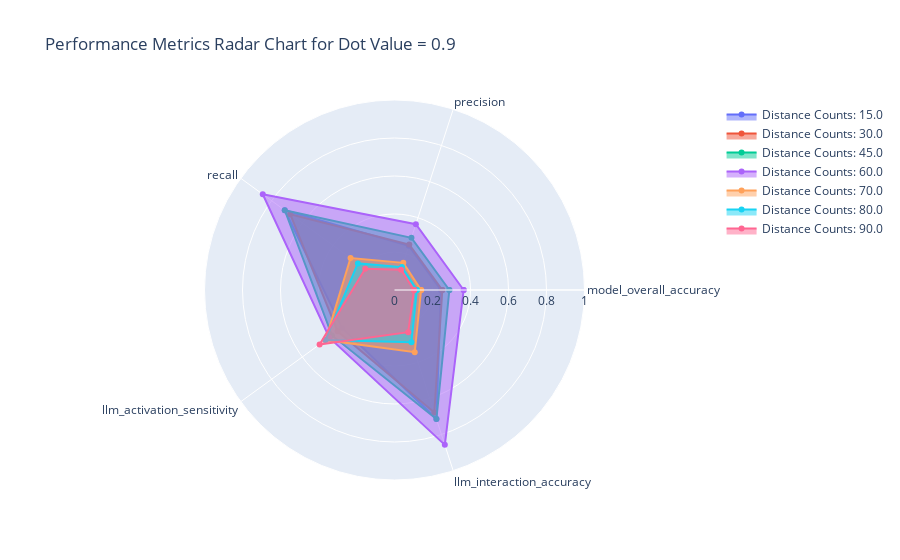

The notebook cell saved with this chart:
### Markdown cell above
# Interactive Radar (Spider) Charts

While neither Plotly nor Bokeh natively support radar charts as straightforwardly as other plot types, Plotly offers a way to create them using scatterpolar.

a. Plotly Radar Chart

*Purpose*: Compare multiple performance metrics across different parameter settings.

### Code cell
# Select a specific dot_value or distance_counts to compare metrics
# For illustration, we'll compare metrics at different distance_counts for a fixed dot_value

dot_val = 0.9
metrics_subset = df[df['dot_value'] == dot_val].groupby('distance_counts').mean().reset_index()

categories = ['model_overall_accuracy', 'precision', 'recall', 'llm_activation_sensitivity', 'llm_interaction_accuracy']

fig = go.Figure()

for _, row in metrics_subset.iterrows():
    values = row[categories].tolist()
    values += values[:1]  # Complete the loop
    fig.add_trace(go.Scatterpolar(
        r=values,
        theta=categories + [categories[0]],
        fill='toself',
        name=f'Distance Counts: {row["distance_counts"]}'
    ))

fig.update_layout(
    polar=dict(
        radialaxis=dict(
            visible=True,
            range=[0, 1]
        )
    ),
    title=f'Performance Metrics Radar Chart for Dot Value = {dot_val}',
    showlegend=True
)

fig.show()

### Figure 1 — Plotly figure (JSON) as saved in the notebook; plotly's stock layout.template omitted (floating-point values rounded to 4 significant figures)
{"data": [{"fill": "toself", "name": "Distance Counts: 15.0", "r": [0.2442, 0.2442, 0.714, 0.3402, 0.714, 0.2442], "theta": ["model_overall_accuracy", "precision", "recall", "llm_activation_sensitivity", "llm_interaction_accuracy", "model_overall_accuracy"], "type": "scatterpolar"}, {"fill": "toself", "name": "Distance Counts: 30.0", "r": [0.2518, 0.2518, 0.6783, 0.37, 0.6783, 0.2518], "theta": ["model_overall_accuracy", "precision", "recall", "llm_activation_sensitivity", "llm_interaction_accuracy", "model_overall_accuracy"], "type": "scatterpolar"}, {"fill": "toself", "name": "Distance Counts: 45.0", "r": [0.2888, 0.2888, 0.714, 0.407, 0.714, 0.2888], "theta": ["model_overall_accuracy", "precision", "recall", "llm_activation_sensitivity", "llm_interaction_accuracy", "model_overall_accuracy"], "type": "scatterpolar"}, {"fill": "toself", "name": "Distance Counts: 60.0", "r": [0.364, 0.364, 0.857, 0.425, 0.857, 0.364], "theta": ["model_overall_accuracy", "precision", "recall", "llm_activation_sensitivity", "llm_interaction_accuracy", "model_overall_accuracy"], "type": "scatterpolar"}, {"fill": "toself", "name": "Distance Counts: 70.0", "r": [0.14, 0.1503, 0.286, 0.4487, 0.3443, 0.14], "theta": ["model_overall_accuracy", "precision", "recall", "llm_activation_sensitivity", "llm_interaction_accuracy", "model_overall_accuracy"], "type": "scatterpolar"}, {"fill": "toself", "name": "Distance Counts: 80.0", "r": [0.1177, 0.1267, 0.2383, 0.4487, 0.2887, 0.1177], "theta": ["model_overall_accuracy", "precision", "recall", "llm_activation_sensitivity", "llm_interaction_accuracy", "model_overall_accuracy"], "type": "scatterpolar"}, {"fill": "toself", "name": "Distance Counts: 90.0", "r": [0.1027, 0.1117, 0.1907, 0.4873, 0.2333, 0.1027], "theta": ["model_overall_accuracy", "precision", "recall", "llm_activation_sensitivity", "llm_interaction_accuracy", "model_overall_accuracy"], "type": "scatterpolar"}], "layout": {"polar": {"radialaxis": {"range": [0, 1], "visible": true}}, "showlegend": true, "title": {"text": "Performance Metrics Radar Chart for Dot Value = 0.9"}}}
